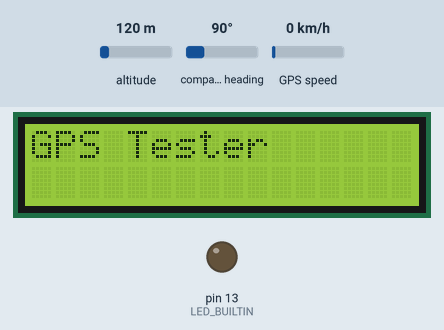
Recording of a sketch running on a simulated Arduino Uno, built with avr-gcc and run on an emulated ATmega328P. On the bench: 16×2 character LCD, output pins drawn as LEDs (lit = HIGH). Dashed ring = blinking. The inputs (shaded band) are chosen by the test bench; at power-on: altitude 120 m, compass heading 90°, GPS speed 0 km/h. The GPS gets a fix after 3 s at 37.7749, -122.4194 with 8 satellites; what the sketch prints to the serial monitor is not drawn.

Above: at 0.1 s.
At 3.2 s:
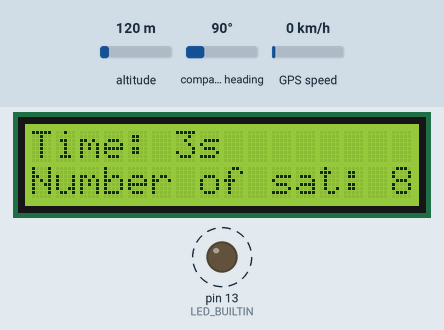
At 20.6 s:
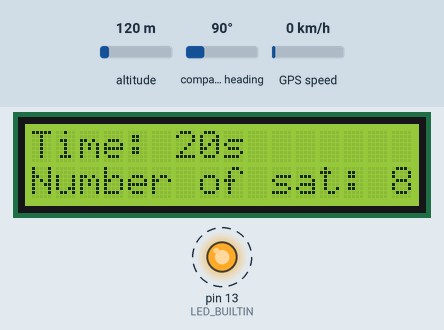
At 37.1 s:
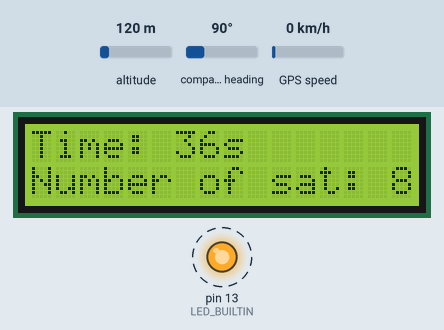
Timing chart, 0 to 40.0 s (numbered marks = the images above):
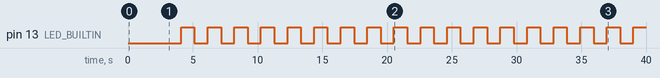

Measured:
- by itself, pin 13 (LED_BUILTIN): alternates HIGH for 1.0 s and LOW for 1.0 s
- what the display in image 1 shows lasts 1.0 s, from 3.1 s to 4.1 s

The sketch:

GPS_Antenna_LCD.ino
```cpp
#include <TinyGPS++.h>
#include <LiquidCrystal.h>
#include <SoftwareSerial.h>
/*
   This sample sketch demonstrates the normal use of a TinyGPS++ (TinyGPSPlus) object.
   It requires the use of SoftwareSerial, and assumes that you have a
   9600-baud serial GPS device hooked up on pins 4(rx) and 3(tx).
*/
static const int RXPin = 11, TXPin = 10;
static const uint32_t GPSBaud = 9600;
const int rs = 2, en = 3, d4 = 4, d5 = 5, d6 = 6, d7 = 7;
LiquidCrystal lcd(rs, en, d4, d5, d6, d7);


// The TinyGPS++ object
TinyGPSPlus gps;

// The serial connection to the GPS device
SoftwareSerial ss(RXPin, TXPin);

void setup()
{
  Serial.begin(115200);
  ss.begin(GPSBaud);
  pinMode(LED_BUILTIN,OUTPUT);
  digitalWrite(LED_BUILTIN,LOW);

  Serial.println(F("DeviceExample.ino"));
  Serial.println(F("A simple demonstration of TinyGPS++ with an attached GPS module"));
  Serial.print(F("Testing TinyGPS++ library v. ")); Serial.println(TinyGPSPlus::libraryVersion());
  Serial.println(F("by Mikal Hart"));
  Serial.println();
  lcd.begin(16, 2);
  lcd.print("GPS Tester");
  delay(3000);
  lcd.clear();
}

void loop()
{
  // This sketch displays information every time a new sentence is correctly encoded.
  while (ss.available() > 0)
    if (gps.encode(ss.read())){
      displayInfo();
      delay(1000);
      digitalWrite(LED_BUILTIN,!digitalRead(LED_BUILTIN));
    }
  if (millis() > 5000 && gps.charsProcessed() < 10){
    lcd.setCursor(0, 1);
    lcd.print("No GPS detected");
    while(true);
  }
}

void displayInfo()
{
//  if (gps.location.isValid()) {
    lcd.setCursor(0, 0);
    lcd.print("Time: " + String(millis()/1000)+"s");
    lcd.setCursor(0, 1);
    lcd.print("Number of sat: ");
    unsigned long int sat_no = gps.satellites.value();
    lcd.print(sat_no);
//  } else {
//    lcd.setCursor(0, 1);
//    lcd.println("Invalid Data Rec.");
//  }
}
```
